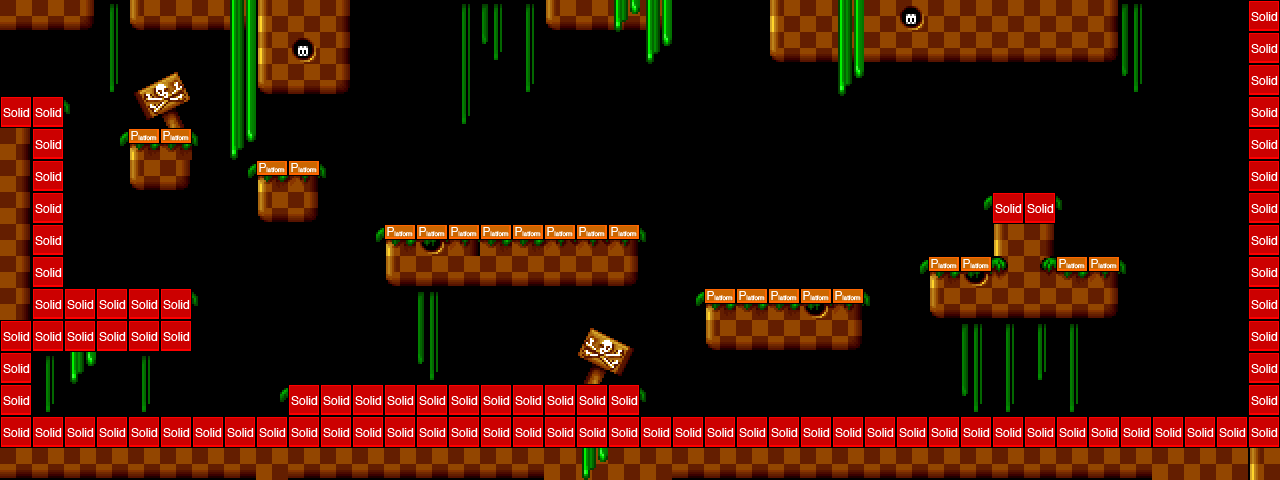

This is a level from a 2D game, rendered from its Tiled map with the project's own tilesets. A one-line summary and the map file follow, with tile-layer data summarised:
An orthogonal 40x15 tile map with 32x32 px tiles, 5 tile layers (Parallax_layer1, Parallax_layer2, background, foreground, ...), 2 tilesets and 15 objects (13x CoinEntity, EnemyEntity, mainPlayer).

<map version="1.0" orientation="orthogonal" width="40" height="15" tilewidth="32" tileheight="32">
 <tileset firstgid="1" name="area01_level_tiles" tilewidth="32" tileheight="32">
  <image source="area01_tileset/area01_level_tiles.png" width="640" height="241" />
 </tileset>
 <tileset firstgid="141" name="metatiles32x32" tilewidth="32" tileheight="32">
  <image source="area01_tileset/metatiles32x32.png" width="160" height="32" />
  <tile id="0">
   <properties>
    <property name="type" value="solid" />
   </properties>
  </tile>
  <tile id="1">
   <properties>
    <property name="type" value="platform" />
   </properties>
  </tile>
 </tileset>
 <layer name="Parallax_layer1" width="40" height="15">
  <properties>
   <property name="imagesrc" value="area01_bkg0" />
  </properties>
  <data>[600 cells, 0 non-empty, 0 distinct tile ids]</data>
 </layer>
 <layer name="Parallax_layer2" width="40" height="15">
  <properties>
   <property name="imagesrc" value="area01_bkg1" />
  </properties>
  <data>[600 cells, 0 non-empty, 0 distinct tile ids]</data>
 </layer>
 <layer name="background" width="40" height="15">
  <data>[600 cells, 279 non-empty, 33 distinct tile ids]</data>
 </layer>
 <objectgroup color="#ff0000" name="EnemyEntities" width="40" height="15">
  <object name="EnemyEntity" x="384" y="192" width="256" height="32">
   <properties>
    <property name="image" value="spinning_coin_gold" />
    <property name="spritewidth" value="32" />
   </properties>
  </object>
 </objectgroup>
 <objectgroup color="#00ff00" name="Entities" width="40" height="15">
  <object name="mainPlayer" x="32" y="64" width="32" height="32">
   <properties>
    <property name="image" value="gripe_run_right" />
    <property name="spritewidth" value="64" />
   </properties>
  </object>
  <object name="CoinEntity" x="416" y="192" width="32" height="32">
   <properties>
    <property name="image" value="spinning_coin_gold" />
    <property name="spritewidth" value="32" />
   </properties>
  </object>
  <object name="CoinEntity" x="96" y="256" width="32" height="32">
   <properties>
    <property name="image" value="spinning_coin_gold" />
    <property name="spritewidth" value="32" />
   </properties>
  </object>
  <object name="CoinEntity" x="288" y="128" width="32" height="32">
   <properties>
    <property name="image" value="spinning_coin_gold" />
    <property name="spritewidth" value="32" />
   </properties>
  </object>
  <object name="CoinEntity" x="128" y="96" width="32" height="32">
   <properties>
    <property name="image" value="spinning_coin_gold" />
    <property name="spritewidth" value="32" />
   </properties>
  </object>
  <object name="CoinEntity" x="992" y="160" width="32" height="32">
   <properties>
    <property name="image" value="spinning_coin_gold" />
    <property name="spritewidth" value="32" />
   </properties>
  </object>
  <object name="CoinEntity" x="1024" y="160" width="32" height="32">
   <properties>
    <property name="image" value="spinning_coin_gold" />
    <property name="spritewidth" value="32" />
   </properties>
  </object>
  <object name="CoinEntity" x="1088" y="384" width="32" height="32">
   <properties>
    <property name="image" value="spinning_coin_gold" />
    <property name="spritewidth" value="32" />
   </properties>
  </object>
  <object name="CoinEntity" x="800" y="256" width="32" height="32">
   <properties>
    <property name="image" value="spinning_coin_gold" />
    <property name="spritewidth" value="32" />
   </properties>
  </object>
  <object name="CoinEntity" x="736" y="256" width="32" height="32">
   <properties>
    <property name="image" value="spinning_coin_gold" />
    <property name="spritewidth" value="32" />
   </properties>
  </object>
  <object name="CoinEntity" x="320" y="352" width="32" height="32">
   <properties>
    <property name="image" value="spinning_coin_gold" />
    <property name="spritewidth" value="32" />
   </properties>
  </object>
  <object name="CoinEntity" x="384" y="352" width="32" height="32">
   <properties>
    <property name="image" value="spinning_coin_gold" />
    <property name="spritewidth" value="32" />
   </properties>
  </object>
  <object name="CoinEntity" x="448" y="352" width="32" height="32">
   <properties>
    <property name="image" value="spinning_coin_gold" />
    <property name="spritewidth" value="32" />
   </properties>
  </object>
  <object name="CoinEntity" x="512" y="352" width="32" height="32">
   <properties>
    <property name="image" value="spinning_coin_gold" />
    <property name="spritewidth" value="32" />
   </properties>
  </object>
 </objectgroup>
 <layer name="foreground" width="40" height="15">
  <data>[600 cells, 21 non-empty, 3 distinct tile ids]</data>
 </layer>
 <layer name="collision" width="40" height="15">
  <data>[600 cells, 107 non-empty, 2 distinct tile ids]</data>
 </layer>
</map>
